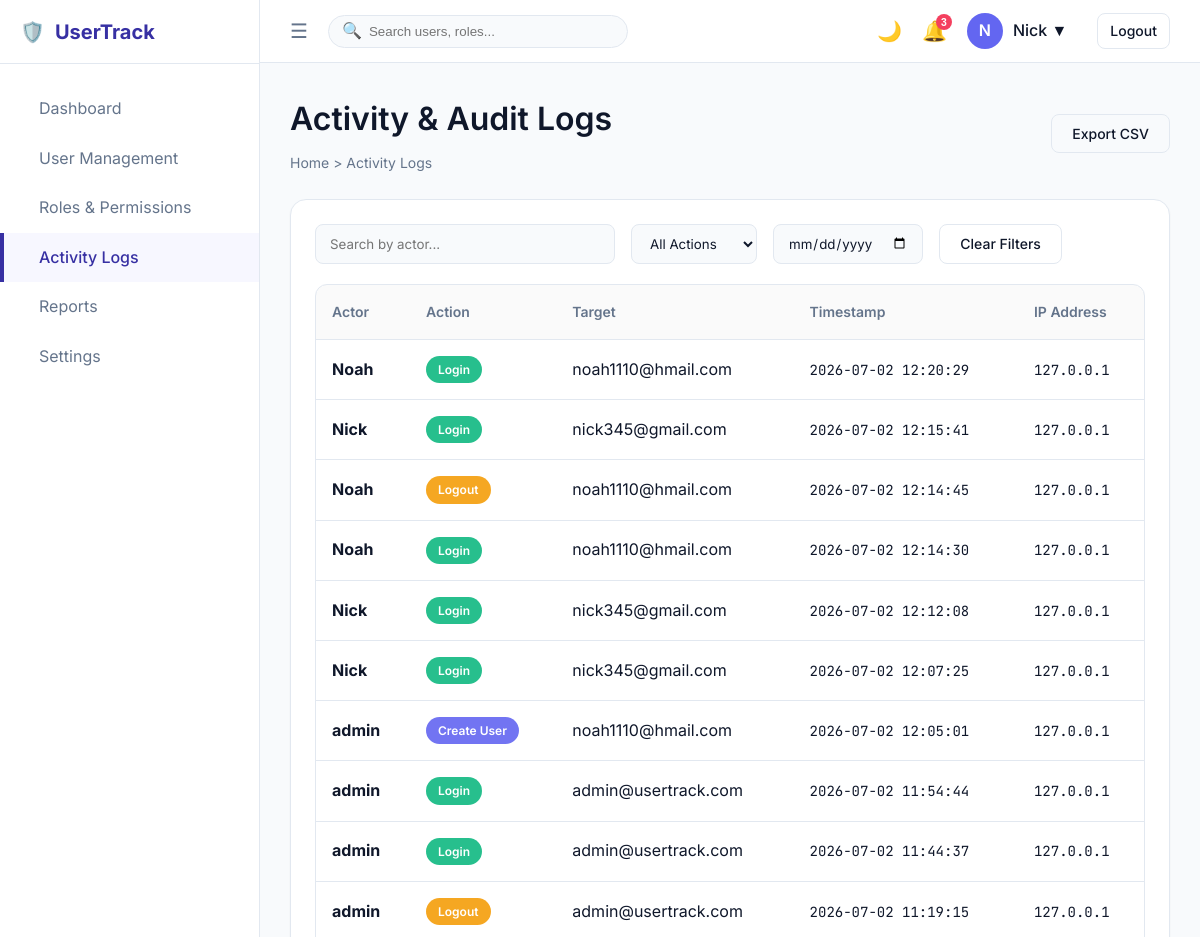
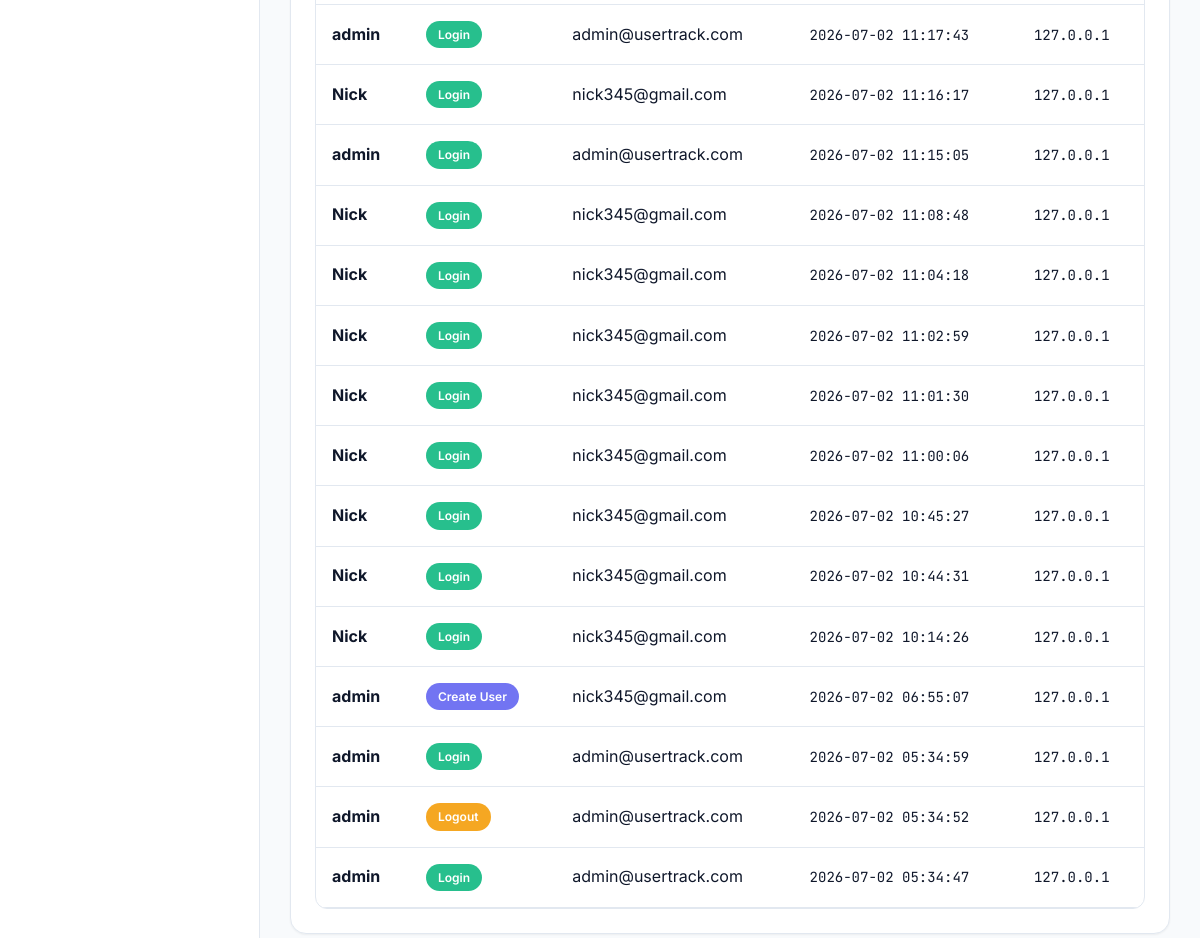
The page /logs (signed in) on the database its author committed (2 pictures, top to bottom).
### models.py (models this page shows, shortened)
class User(UserMixin, db.Model):
    id = db.Column(db.Integer, primary_key=True)
    username = db.Column(db.String(100), unique=True, nullable=False)
    email = db.Column(db.String(150), unique=True, nullable=False)
    password_hash = db.Column(db.String(255), nullable=False)
    full_name = db.Column(db.String(150))
    department = db.Column(db.String(100))
    phone = db.Column(db.String(20))
    dob = db.Column(db.Date)
    status = db.Column(db.String(20), default='Active')
    notes = db.Column(db.Text)
    created_at = db.Column(db.DateTime, default=datetime.utcnow)
    role_id = db.Column(db.Integer, db.ForeignKey('role.id'), nullable=False)

class AuditLog(db.Model):
    id = db.Column(db.Integer, primary_key=True)
    user_id = db.Column(db.Integer, db.ForeignKey('user.id'), nullable=True)
    actor_name = db.Column(db.String(150))
    action = db.Column(db.String(100))
    target = db.Column(db.String(150))
    timestamp = db.Column(db.DateTime, default=datetime.utcnow)
    ip_address = db.Column(db.String(50))
    notes = db.Column(db.Text)

### app.py (the view)
@app.route('/logs')
@login_required
def logs_list():
    logs = AuditLog.query.order_by(AuditLog.timestamp.desc()).all()
    return render_template('logs.html', logs=logs)

### app.py (called while the page is built)
@login_manager.user_loader
def load_user(user_id):
    return User.query.get(int(user_id))

### templates/logs.html (shortened to what this page needs)
{% extends "base.html" %}
{% block content %}
<div class="page-header">
    <div>
        <h1>Activity & Audit Logs</h1>
        <div class="breadcrumb">Home > Activity Logs</div>
    </div>
    <button class="btn btn-outline">Export CSV</button>
</div>
<div class="card">
    <div style="display: flex; gap: 16px; margin-bottom: 20px;">
        <input type="text" class="form-control" placeholder="Search by actor..." style="max-width: 300px;">
        <select class="form-control" style="width: auto;">
            <option value="">All Actions</option>
        </select>
        <input type="date" class="form-control" style="width: auto;">
        <button class="btn btn-outline">Clear Filters</button>
    </div>
    <div class="table-container">
        <table>
            <thead>
                <tr>
                    <th>Actor</th>
                    <th>Action</th>
                    <th>Target</th>
                    <th>Timestamp</th>
                    <th>IP Address</th>
                </tr>
            </thead>
            <tbody>
                {% for log in logs %}
                <tr>
                    <td><strong>{{ log.actor_name }}</strong></td>
                    <td>
                        <span class="status-badge" style="background-color: {% if log.action == 'Login' %}var(--color-success){% elif log.action == 'Logout' %}var(--color-warning){% else %}var(--color-primary-light){% endif %}; color: white; opacity: 0.9;">
                            {{ log.action }}
                        </span>
                    </td>
                    <td>{{ log.target or 'N/A' }}</td>
                    <td><span class="mono" style="font-size: 0.875rem;">{{ log.timestamp.strftime('%Y-%m-%d %H:%M:%S') }}</span></td>
                    <td><span class="mono" style="font-size: 0.875rem;">{{ log.ip_address }}</span></td>
                </tr>
                {% endfor %}
            </tbody>
        </table>
    </div>
</div>
{% endblock %}

### templates/base.html (shortened to what this page needs)
<!DOCTYPE html>
<html lang="en">
<head>
    <link rel="stylesheet" href="{{ url_for('static', filename='css/style.css') }}?v=2.0">
</head>
<body>
    <div class="app-container">
        <aside class="sidebar" id="sidebar">
            <div class="sidebar-header">
                <div class="sidebar-logo">
                    <span class="nav-icon">🛡️</span>
                    <span class="logo-text">UserTrack</span>
                </div>
            </div>
            <nav class="sidebar-nav">
                <a href="{{ url_for('dashboard') }}" class="nav-item {{ 'active' if request.endpoint == 'dashboard' else '' }}">
                    <span class="nav-text">Dashboard</span>
                </a>
                <a href="{{ url_for('users_list') }}" class="nav-item {{ 'active' if 'user' in request.endpoint else '' }}">
                    <span class="nav-text">User Management</span>
                </a>
                <a href="{{ url_for('roles_list') }}" class="nav-item {{ 'active' if request.endpoint == 'roles_list' else '' }}">
                    <span class="nav-text">Roles & Permissions</span>
                </a>
                <a href="{{ url_for('logs_list') }}" class="nav-item {{ 'active' if request.endpoint == 'logs_list' else '' }}">
                    <span class="nav-text">Activity Logs</span>
                </a>
                <a href="{{ url_for('reports') }}" class="nav-item {{ 'active' if request.endpoint == 'reports' else '' }}">
                    <span class="nav-text">Reports</span>
                </a>
                <a href="{{ url_for('settings') }}" class="nav-item {{ 'active' if request.endpoint == 'settings' else '' }}">
                    <span class="nav-text">Settings</span>
                </a>
            </nav>
        </aside>
        <main class="main-content">
            <header class="top-navbar">
                <div class="navbar-left">
                    <button class="icon-btn" id="sidebarToggle">☰</button>
                    <div class="search-bar">
                        <span class="search-icon">🔍</span>
                        <input type="text" class="search-input" placeholder="Search users, roles...">
                    </div>
                </div>
                <div class="navbar-right">
                    <button class="icon-btn" id="themeToggle">🌙</button>
                    <button class="icon-btn">
                        🔔
                        <span class="badge">3</span>
                    </button>
                    <div class="user-profile">
                        <div class="avatar">{{ current_user.username[0]|upper }}</div>
                        <span style="font-weight: 500;">{{ current_user.full_name or current_user.username }} ▼</span>
                    </div>
                    <a href="{{ url_for('logout') }}" class="btn btn-outline" style="padding: 6px 12px; margin-left: 10px;">Logout</a>
                </div>
            </header>
            <div class="page-content">
                {% block content %}{% endblock %}
            </div>
        </main>
    </div>
</body>
</html>

### rows shown on the page
User: username "N", full_name "Nick"
AuditLog: actor_name "Noah", action "Login", target "noah1110@hmail.com", timestamp "2026-07-02 12:20:29", ip_address "127.0.0.1"
AuditLog: actor_name "Nick", action "Login", target "nick345@gmail.com", timestamp "2026-07-02 12:15:41", ip_address "127.0.0.1"
AuditLog: actor_name "Noah", action "Logout", target "noah1110@hmail.com", timestamp "2026-07-02 12:14:45", ip_address "127.0.0.1"
AuditLog: actor_name "Noah", action "Login", target "noah1110@hmail.com", timestamp "2026-07-02 12:14:30", ip_address "127.0.0.1"
AuditLog: actor_name "Nick", action "Login", target "nick345@gmail.com", timestamp "2026-07-02 12:12:08", ip_address "127.0.0.1"
AuditLog: actor_name "Nick", action "Login", target "nick345@gmail.com", timestamp "2026-07-02 12:07:25", ip_address "127.0.0.1"
AuditLog: actor_name "admin", action "Create User", target "noah1110@hmail.com", timestamp "2026-07-02 12:05:01", ip_address "127.0.0.1"
AuditLog: actor_name "admin", action "Login", target "admin@usertrack.com", timestamp "2026-07-02 11:54:44", ip_address "127.0.0.1"
AuditLog: actor_name "admin", action "Login", target "admin@usertrack.com", timestamp "2026-07-02 11:44:37", ip_address "127.0.0.1"
AuditLog: actor_name "admin", action "Logout", target "admin@usertrack.com", timestamp "2026-07-02 11:19:15", ip_address "127.0.0.1"
AuditLog: actor_name "admin", action "Login", target "admin@usertrack.com", timestamp "2026-07-02 11:17:43", ip_address "127.0.0.1"
AuditLog: actor_name "Nick", action "Login", target "nick345@gmail.com", timestamp "2026-07-02 11:16:17", ip_address "127.0.0.1"
AuditLog: actor_name "admin", action "Login", target "admin@usertrack.com", timestamp "2026-07-02 11:15:05", ip_address "127.0.0.1"
AuditLog: actor_name "Nick", action "Login", target "nick345@gmail.com", timestamp "2026-07-02 11:08:48", ip_address "127.0.0.1"
AuditLog: actor_name "Nick", action "Login", target "nick345@gmail.com", timestamp "2026-07-02 11:04:18", ip_address "127.0.0.1"
AuditLog: actor_name "Nick", action "Login", target "nick345@gmail.com", timestamp "2026-07-02 11:02:59", ip_address "127.0.0.1"
AuditLog: actor_name "Nick", action "Login", target "nick345@gmail.com", timestamp "2026-07-02 11:01:30", ip_address "127.0.0.1"
AuditLog: actor_name "Nick", action "Login", target "nick345@gmail.com", timestamp "2026-07-02 11:00:06", ip_address "127.0.0.1"
AuditLog: actor_name "Nick", action "Login", target "nick345@gmail.com", timestamp "2026-07-02 10:45:27", ip_address "127.0.0.1"
AuditLog: actor_name "Nick", action "Login", target "nick345@gmail.com", timestamp "2026-07-02 10:44:31", ip_address "127.0.0.1"
AuditLog: actor_name "Nick", action "Login", target "nick345@gmail.com", timestamp "2026-07-02 10:14:26", ip_address "127.0.0.1"
AuditLog: actor_name "admin", action "Create User", target "nick345@gmail.com", timestamp "2026-07-02 06:55:07", ip_address "127.0.0.1"
AuditLog: actor_name "admin", action "Login", target "admin@usertrack.com", timestamp "2026-07-02 05:34:59", ip_address "127.0.0.1"
AuditLog: actor_name "admin", action "Logout", target "admin@usertrack.com", timestamp "2026-07-02 05:34:52", ip_address "127.0.0.1"
AuditLog: actor_name "admin", action "Login", target "admin@usertrack.com", timestamp "2026-07-02 05:34:47", ip_address "127.0.0.1"
